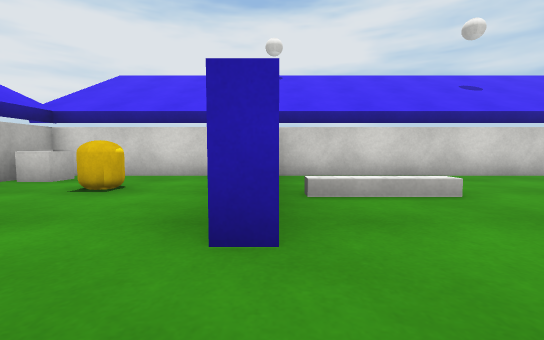
[1] (above)

20 first-person views from a walk through a Unity game level. The camera is 0.51 m above the floor, tilts 4° down and sees 90° across. The floor is counted in squares, 1 m on a side. Each view is taken from the middle of a square. On the plan, view 1 faces up. The plan holds only what a view shows up to about 9 squares ahead; the rest is blank. The place goes on beyond the plan. The player is left out. Surface patterns are stand-ins for the level's own textures.

[2]
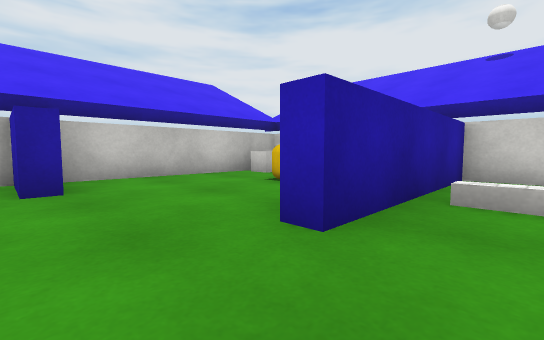

[3]
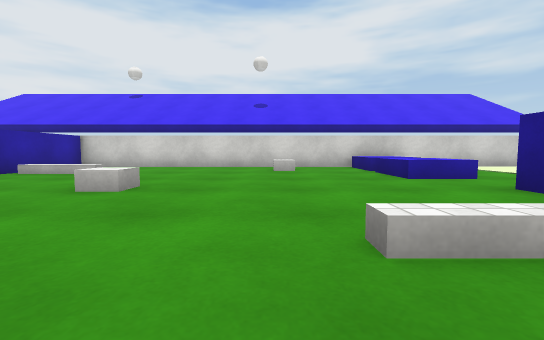

[4]
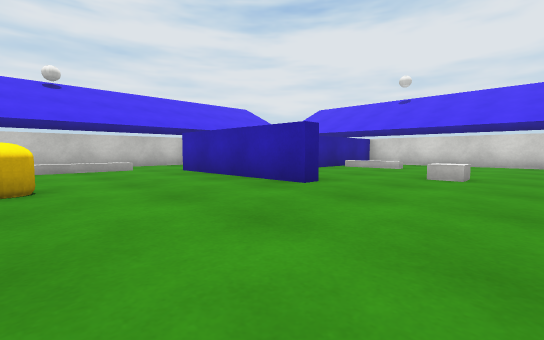

[5]
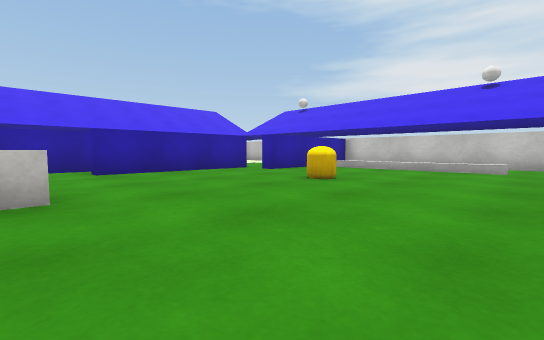

[6]
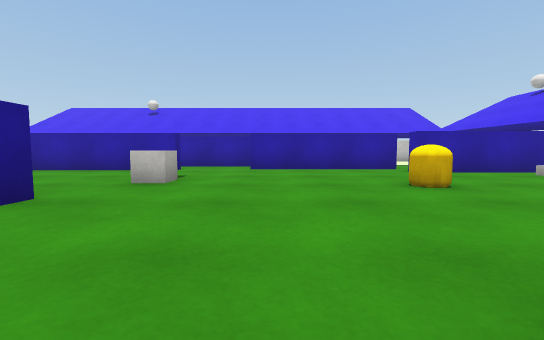

[7]
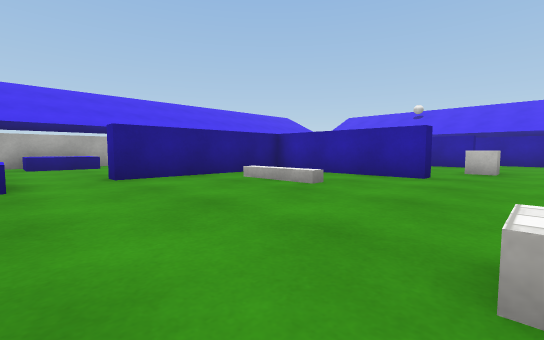

[8]
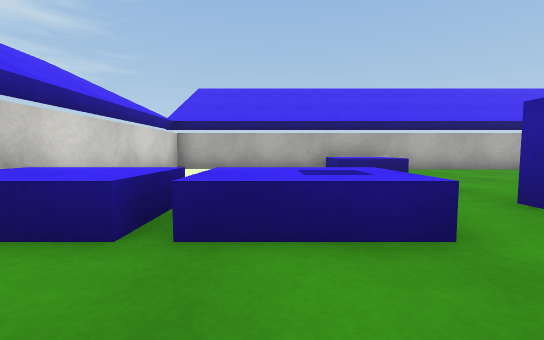

[9]
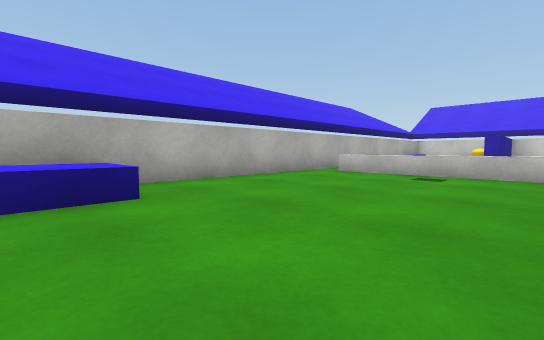

[10]
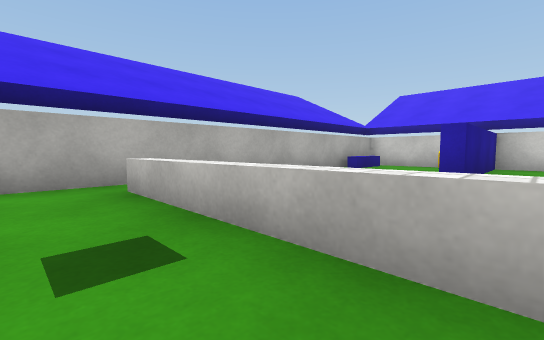

[11]
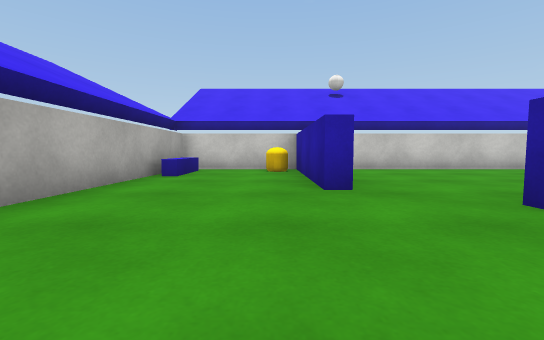

[12]
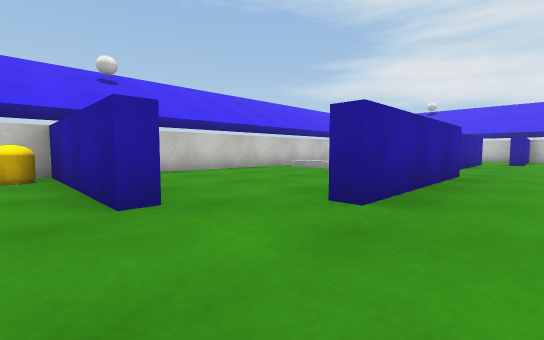

[13]
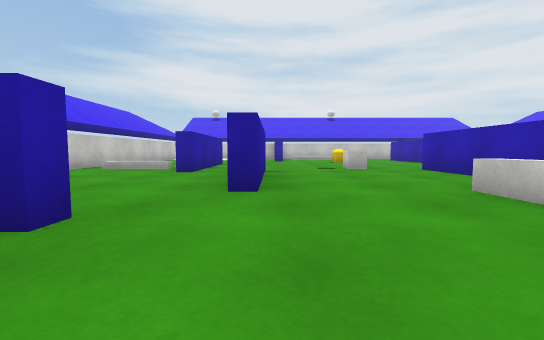

[14]
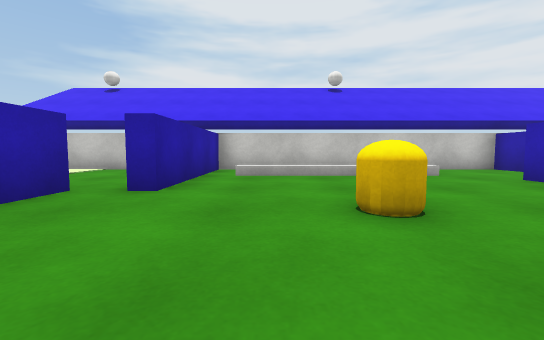

[15]
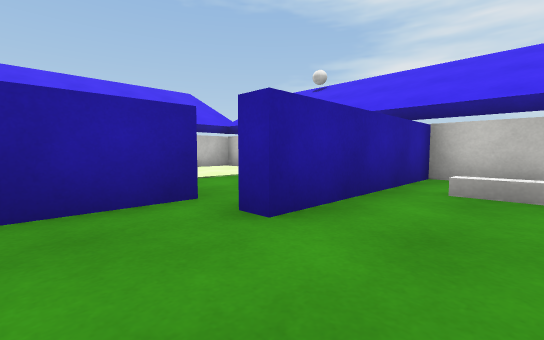

[16]
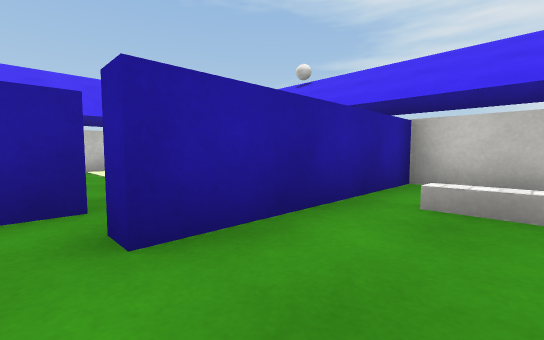

[17]
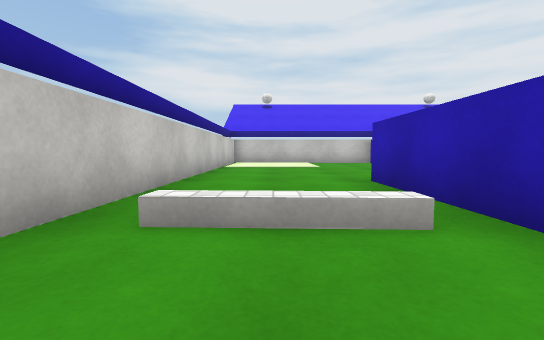

[18]
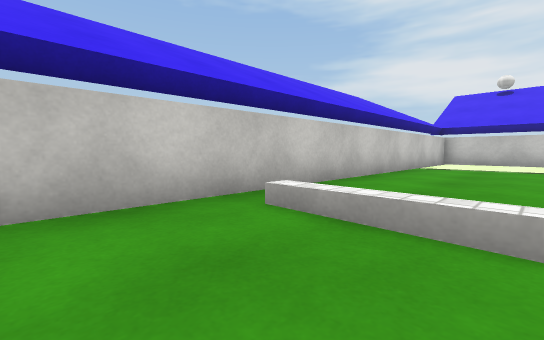

[19]
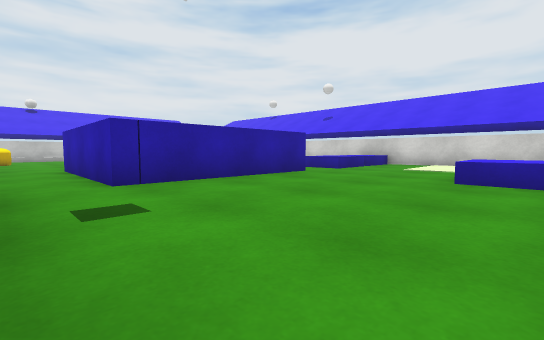

[20]
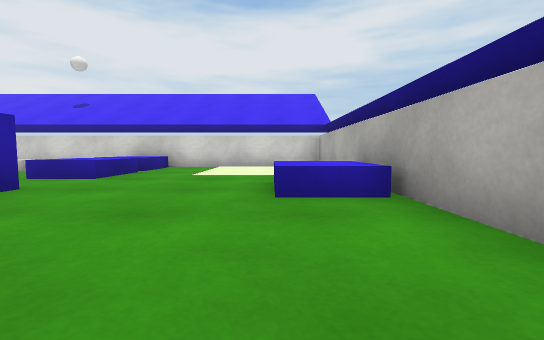

### Floor plan
Key: @ floor where view 1 was taken; # wall or solid block; x gap in a wall; . main floor; : floor 0.05 m higher than the main floor; = window, fence, low wall or low ledge; ^ raised ledge; C cube; A capsule.
Columns run from 5 left of view 1 to 15 right of it. Each row starts with its distance up from view 1.
  6 #####################
  5 #C...#........^^.:::#
  4 #..A.#.....C..^^.:: #
  3 #....#^^......^^.:: #
  2 #....#........^.....#
  1 #........C........^^#
  0 ###..@........#...^^#
 -1 #...####......#.....#
 -2 #...........^.#.....#
 -3 #.^...........#.....#
 -4 # ^........####.....#
 -5 # ^...A........^^^^.#
 -6 # ^.......C....... .#
 -7 #.x.................#
 -8 #####......####.....#
 -9 # ..#####...........#
-10 #=.....#####....#...#
-11 #=::..... ^.....#...#
-12 #=::......^.....#..^#
-13 #= :..... =.....#A.^#
-14 #####################

Where each view was taken, in squares from view 1:
view 1: 0 up, 0 right, facing up
view 2: 0 up, 1 right, facing up-left
view 3: 3 down, 6 right, facing up
view 4: 5 down, 5 right, facing up-left
view 5: 2 down, 5 right, facing down-left
view 6: 1 down, 3 right, facing down
view 7: 2 up, 4 right, facing down-right
view 8: 3 up, 7 right, facing right
view 9: 1 up, 10 right, facing down-right
view 10: 4 down, 10 right, facing down-right
view 11: 6 down, 12 right, facing down
view 12: 7 down, 12 right, facing down-left
view 13: 8 down, 13 right, facing left
view 14: 6 down, 3 right, facing left
view 15: 6 down, 1 right, facing down-left
view 16: 6 down, 0 right, facing down-left
view 17: 12 down, 7 right, facing left
view 18: 11 down, 7 right, facing down-left
view 19: 5 down, 14 right, facing up-left
view 20: 3 down, 13 right, facing up
